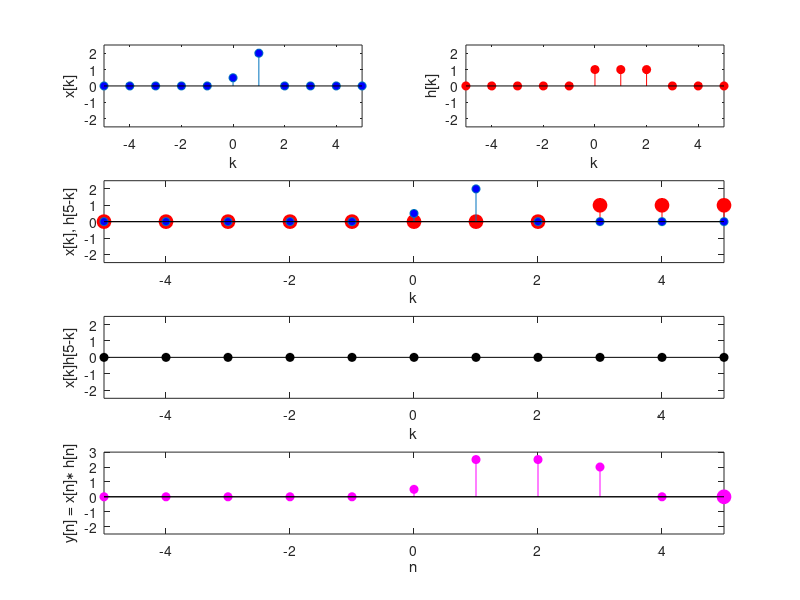

Recreate this plot in MATLAB.
clear all
close all
clc

N = 5;
k = -N:N;
x = [0 0 0 0 0 0.5 2 0 0 0 0];
h = [0 0 0 0 0 1 1 1 0 0 0];

y = [];
figure
i = 1;
for n = -N:N
    subplot(4,2,1)
    stem(k,x,'MarkerFaceColor','blue'), axis([-N N -2.5 2.5]), xlabel('k'), ylabel('x[k]')
    subplot(4,2,2)
    stem(k,h,'r','MarkerFaceColor','red'), axis([-N N -2.5 2.5]), xlabel('k'), ylabel('h[k]')
  
    if n<0
        subplot(4,2,[3,4])
        stem(k,[h(end-abs(n):-1:1) zeros(1,abs(n))],'r','MarkerFaceColor','red','MarkerSize',10), axis([-N N -2.5 2.5]), hold on,
        stem(k,x,'MarkerFaceColor','blue'), xlabel('k'), ylabel(sprintf('x[k], h[%i-k]',n))
        hold off
        subplot(4,2,[5,6])
        stem(k,x.*[h(end-abs(n):-1:1) zeros(1,abs(n))],'k','MarkerFaceColor','black'), axis([-N N -2.5 2.5])
        xlabel('k'), ylabel(sprintf('x[k]h[%i-k]',n))
        subplot(4,2,[7,8])
        y = [y sum(x.*[h(end-abs(n):-1:1) zeros(1,abs(n))])];
        stem(k,[y NaN(1,2*N+1-i)],'m','MarkerFaceColor','magenta'), hold on,
        stem(k(i),y(end),'m','MarkerFaceColor','magenta','MarkerSize',10),
        axis([-N N -2.5 3]), xlabel('n'), ylabel('y[n] = x[n]\ast h[n]')
    else
        subplot(4,2,[3,4])
        stem(k,[zeros(1,n) h(end:-1:1+n) ],'r','MarkerFaceColor','red','MarkerSize',10), hold on,
        stem(k,x,'MarkerFaceColor','blue'), axis([-N N -2.5 2.5]), xlabel('k'), ylabel(sprintf('x[k], h[%i-k]',n))
        hold off 
        subplot(4,2,[5,6])
        stem(k,x.*[zeros(1,n) h(end:-1:1+n)],'k','MarkerFaceColor','black'), axis([-N N -2.5 2.5])
        xlabel('k'), ylabel(sprintf('x[k]h[%i-k]',n))
        subplot(4,2,[7,8])
        y = [y sum(x.*[zeros(1,n) h(end:-1:1+n)])];
        stem(k,[y NaN(1,2*N+1-i)],'m','MarkerFaceColor','magenta'), hold on,
        stem(k(i),y(end),'m','MarkerFaceColor','magenta','MarkerSize',10),
        axis([-5 5 -2.5 3]), xlabel('n'), ylabel('y[n] = x[n]\ast h[n]')
    end
    hold off
    pause
    i = i + 1;
end
